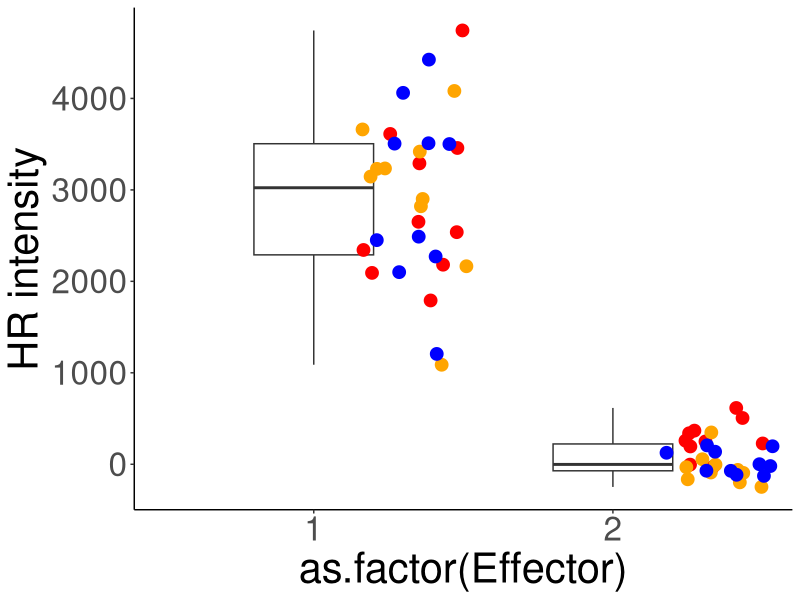
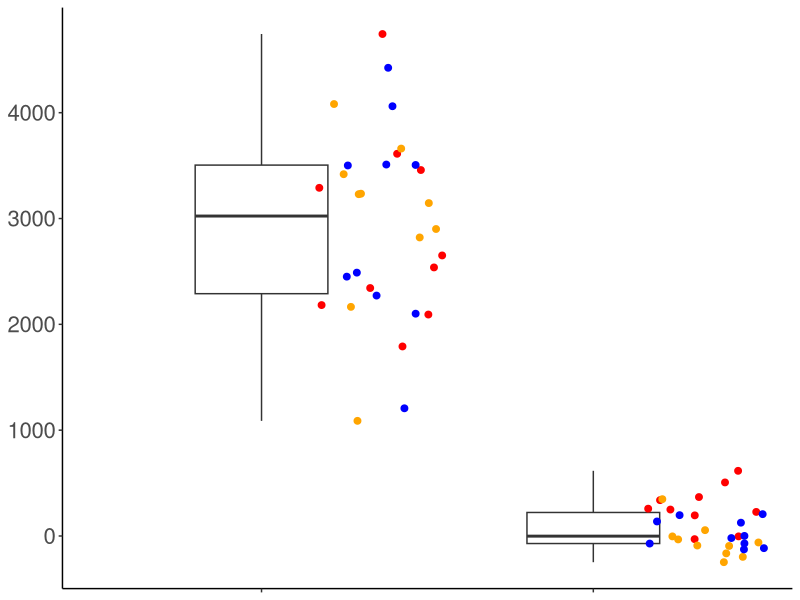

These figures' R source, in order:
########## Boxplot varD ###########

library(dplyr)
library(ggplot2)
library(reshape2)


varAvarD<-read.table("AllvarD.txt",h=T)
varAvarD

png("varAvsvarD.png", width=350, height=460)
ggplot(varAvarD,aes(x=as.factor(Effector),y=Hrintensity)) + geom_boxplot(width=0.4,position=position_dodge(width = 0.5)) + geom_jitter(aes(x=as.numeric(Effector)+0.35,y=Hrintensity,colour=Experiment),size=4,width=0.2, show.legend = FALSE) +scale_colour_manual(values = c("orange","red","blue")) + theme_classic() + ylab("HR intensity") + theme(text = element_text(size=30)) 
dev.off()

pdf("varAvsvarD.pdf", width=3.5, height=4.6)
ggplot(varAvarD,aes(x=as.factor(Effector),y=Hrintensity)) + geom_boxplot(width=0.4,position=position_dodge(width = 0.5)) + geom_jitter(aes(x=as.numeric(Effector)+0.35,y=Hrintensity,colour=Experiment),size=2,width=0.2, show.legend = FALSE) +scale_colour_manual(values = c("orange","red","blue")) + theme_classic() + ylab("HR intensity") + theme(text = element_text(size=20), axis.title=element_blank(),axis.text.x=element_blank()) 
dev.off()

varAvarDWilxocon<-read.table("AllvarDWilkocon.txt",h=T)
varAvarDWilxocon
wilcox.test(x=varAvarDWilxocon$varA,y=varAvarDWilxocon$varD,paired=TRUE)
varAvarDWilxocon1 <- varAvarDWilxocon %>% filter(Experiment=="Exp04092020")
varAvarDWilxocon1 
varAvarDWilxocon2 <- varAvarDWilxocon %>% filter(Experiment=="Exp10092020")
varAvarDWilxocon2
varAvarDWilxocon3 <- varAvarDWilxocon %>% filter(Experiment=="Exp31082020")
varAvarDWilxocon3 
wilcox.test(x=varAvarDWilxocon1$varA,y=varAvarDWilxocon1$varD,paired=TRUE)
wilcox.test(x=varAvarDWilxocon2$varA,y=varAvarDWilxocon2$varD,paired=TRUE)
wilcox.test(x=varAvarDWilxocon3$varA,y=varAvarDWilxocon3$varD,paired=TRUE)
